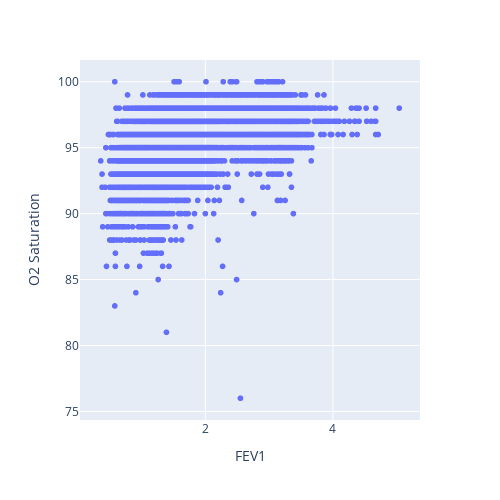
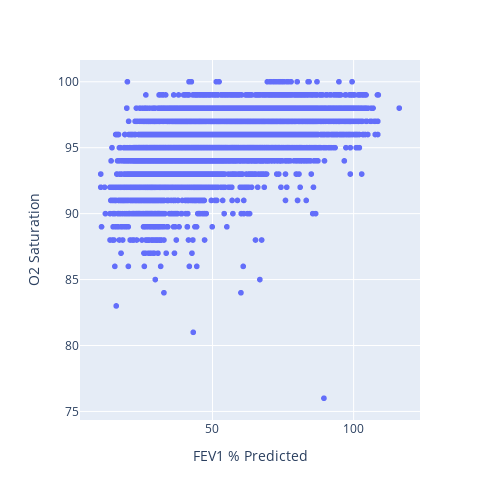

These figures' notebook cell, in order:
### Markdown cell above
## Raw scatter plots

### Code cell
# Raw plot without trendline
fig = px.scatter(O2_FEV1, y="O2 Saturation", x="FEV1")
# fig = px.scatter(O2_FEV1, y="O2 Saturation", x="FEV1", trendline="ols")
fig.update_layout(autosize=False, width=500, height=500)
fig.show()
fig.write_image(plotsdir + "FEV1-O2 raw.pdf")

fig = px.scatter(O2_FEV1, y="O2 Saturation", x="FEV1 % Predicted")
fig.update_layout(autosize=False, width=500, height=500)
fig.show()
fig.write_image(plotsdir + "FEV1 % Predicted-O2 raw.pdf")

O2_FEV1.shape

### Figure 1 — Plotly figure (JSON) as saved in the notebook; plotly's stock layout.template omitted (floating-point values rounded to 4 significant figures; data arrays with more than 128 entries replaced by an {"elided": "..."} marker saying what was removed)
{"data": [{"hovertemplate": "FEV1=%{x}<br>O2 Saturation=%{y}<extra></extra>", "legendgroup": "", "marker": {"color": "#636efa", "symbol": "circle"}, "mode": "markers", "name": "", "showlegend": false, "type": "scattergl", "x": {"elided": "9537 float values"}, "xaxis": "x", "y": {"elided": "9537 int values"}, "yaxis": "y"}], "layout": {"autosize": false, "height": 500, "legend": {"tracegroupgap": 0}, "margin": {"t": 60}, "width": 500, "xaxis": {"anchor": "y", "domain": [0, 1], "title": {"text": "FEV1"}}, "yaxis": {"anchor": "x", "domain": [0, 1], "title": {"text": "O2 Saturation"}}}}

### Figure 2 — Plotly figure (JSON) as saved in the notebook; plotly's stock layout.template omitted (floating-point values rounded to 4 significant figures; data arrays with more than 128 entries replaced by an {"elided": "..."} marker saying what was removed)
{"data": [{"hovertemplate": "FEV1 % Predicted=%{x}<br>O2 Saturation=%{y}<extra></extra>", "legendgroup": "", "marker": {"color": "#636efa", "symbol": "circle"}, "mode": "markers", "name": "", "showlegend": false, "type": "scattergl", "x": {"elided": "9537 float values"}, "xaxis": "x", "y": {"elided": "9537 int values"}, "yaxis": "y"}], "layout": {"autosize": false, "height": 500, "legend": {"tracegroupgap": 0}, "margin": {"t": 60}, "width": 500, "xaxis": {"anchor": "y", "domain": [0, 1], "title": {"text": "FEV1 % Predicted"}}, "yaxis": {"anchor": "x", "domain": [0, 1], "title": {"text": "O2 Saturation"}}}}
